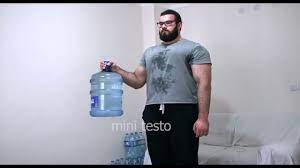
#> input picture about_picture_1/tuna_tavus.png, 300 x 168 px, found by its file name
$ python trial_1.py
#> lines starting #> are read from the running program, lines starting #| are printed output that depends on the picture
import cv2
img=cv2.imread("C:/Users/halit/Desktop/opencv/about_picture/tuna_tavus.png",cv2.IMREAD_COLOR) #resmi renkli yapar
#> img is the input picture: shape (168, 300, 3); mean B, G, R 175.9, 164.5, 164.3
cv2.imshow("Tuna Tavus",img)
cv2.waitKey(3000)
img=cv2.imread("C:/Users/halit/Desktop/opencv/about_picture/tuna_tavus.png",cv2.IMREAD_GRAYSCALE) #resimi siyah beyaz yapar
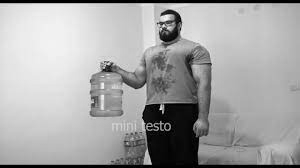
#> img: shape (168, 300); min 0, max 250, mean 165.3
cv2.imshow("Tuna Tavus",img)
cv2.waitKey(3000)
img=cv2.imread("C:/Users/halit/Desktop/opencv/about_picture/tuna_tavus.png",cv2.IMREAD_UNCHANGED) #resmi oldugu gibi alır
cv2.imshow("Tuna Tavus",img)
cv2.waitKey(0) #0 yazarsak bir tuşa basana kadar bekler
#cv2.imwrite("tuna_tavus_gray.png",img) #resmi kaydeder

cv2.destroyAllWindows() #tüm pencereleri kapatır
